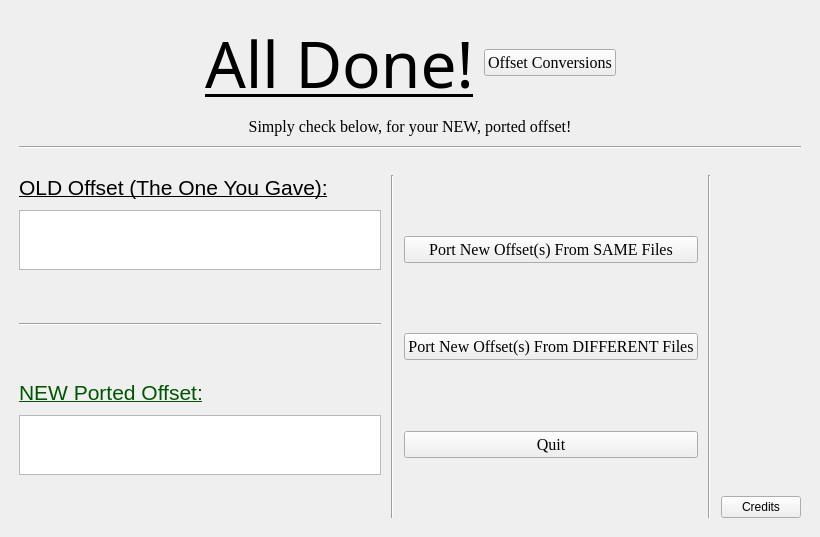
<?xml version="1.0" encoding="UTF-8"?>
<ui version="4.0">
 <class>MainWindow</class>
 <widget class="QMainWindow" name="MainWindow">
  <property name="geometry">
   <rect>
    <x>0</x>
    <y>0</y>
    <width>820</width>
    <height>537</height>
   </rect>
  </property>
  <property name="windowTitle">
   <string>findBytes GUI</string>
  </property>
  <widget class="QWidget" name="centralwidget">
   <layout class="QVBoxLayout" name="verticalLayout_5">
    <item>
     <layout class="QVBoxLayout" name="verticalLayout_4">
      <property name="spacing">
       <number>10</number>
      </property>
      <property name="leftMargin">
       <number>10</number>
      </property>
      <property name="topMargin">
       <number>10</number>
      </property>
      <property name="rightMargin">
       <number>10</number>
      </property>
      <property name="bottomMargin">
       <number>10</number>
      </property>
      <item>
       <layout class="QHBoxLayout" name="horizontalLayout">
        <item>
         <spacer name="horizontalSpacer_2">
          <property name="orientation">
           <enum>Qt::Horizontal</enum>
          </property>
          <property name="sizeHint" stdset="0">
           <size>
            <width>40</width>
            <height>20</height>
           </size>
          </property>
         </spacer>
        </item>
        <item>
         <widget class="QLabel" name="title">
          <property name="font">
           <font>
            <family>Ink Free</family>
            <pointsize>48</pointsize>
            <underline>true</underline>
           </font>
          </property>
          <property name="text">
           <string>All Done!</string>
          </property>
          <property name="alignment">
           <set>Qt::AlignLeading|Qt::AlignLeft|Qt::AlignVCenter</set>
          </property>
         </widget>
        </item>
        <item>
         <widget class="QPushButton" name="convertOffset">
          <property name="font">
           <font>
            <family>Times New Roman</family>
            <pointsize>12</pointsize>
           </font>
          </property>
          <property name="text">
           <string>Offset Conversions</string>
          </property>
         </widget>
        </item>
        <item>
         <spacer name="horizontalSpacer">
          <property name="orientation">
           <enum>Qt::Horizontal</enum>
          </property>
          <property name="sizeHint" stdset="0">
           <size>
            <width>40</width>
            <height>20</height>
           </size>
          </property>
         </spacer>
        </item>
       </layout>
      </item>
      <item>
       <widget class="QLabel" name="subTitle">
        <property name="font">
         <font>
          <family>Times New Roman</family>
          <pointsize>12</pointsize>
         </font>
        </property>
        <property name="text">
         <string>Simply check below, for your NEW, ported offset!</string>
        </property>
        <property name="alignment">
         <set>Qt::AlignCenter</set>
        </property>
        <property name="wordWrap">
         <bool>false</bool>
        </property>
       </widget>
      </item>
      <item>
       <widget class="Line" name="line">
        <property name="orientation">
         <enum>Qt::Horizontal</enum>
        </property>
       </widget>
      </item>
     </layout>
    </item>
    <item>
     <layout class="QGridLayout" name="gridLayout">
      <property name="leftMargin">
       <number>10</number>
      </property>
      <property name="topMargin">
       <number>10</number>
      </property>
      <property name="rightMargin">
       <number>10</number>
      </property>
      <property name="bottomMargin">
       <number>10</number>
      </property>
      <property name="spacing">
       <number>10</number>
      </property>
      <item row="0" column="1">
       <widget class="Line" name="line_2">
        <property name="orientation">
         <enum>Qt::Vertical</enum>
        </property>
       </widget>
      </item>
      <item row="0" column="0">
       <layout class="QVBoxLayout" name="verticalLayout_3">
        <item>
         <widget class="QLabel" name="label">
          <property name="font">
           <font>
            <pointsize>16</pointsize>
            <underline>true</underline>
           </font>
          </property>
          <property name="styleSheet">
           <string notr="true">color: rgb(0, 0, 0)</string>
          </property>
          <property name="text">
           <string>OLD Offset (The One You Gave):</string>
          </property>
         </widget>
        </item>
        <item>
         <widget class="QPlainTextEdit" name="oldOffset">
          <property name="sizePolicy">
           <sizepolicy hsizetype="Expanding" vsizetype="Preferred">
            <horstretch>0</horstretch>
            <verstretch>0</verstretch>
           </sizepolicy>
          </property>
          <property name="maximumSize">
           <size>
            <width>16777215</width>
            <height>60</height>
           </size>
          </property>
          <property name="font">
           <font>
            <family>Times New Roman</family>
            <pointsize>12</pointsize>
           </font>
          </property>
          <property name="readOnly">
           <bool>true</bool>
          </property>
          <property name="plainText">
           <string/>
          </property>
         </widget>
        </item>
        <item>
         <spacer name="verticalSpacer_3">
          <property name="orientation">
           <enum>Qt::Vertical</enum>
          </property>
          <property name="sizeHint" stdset="0">
           <size>
            <width>20</width>
            <height>40</height>
           </size>
          </property>
         </spacer>
        </item>
        <item>
         <widget class="Line" name="line_4">
          <property name="orientation">
           <enum>Qt::Horizontal</enum>
          </property>
         </widget>
        </item>
        <item>
         <spacer name="verticalSpacer_2">
          <property name="orientation">
           <enum>Qt::Vertical</enum>
          </property>
          <property name="sizeHint" stdset="0">
           <size>
            <width>20</width>
            <height>40</height>
           </size>
          </property>
         </spacer>
        </item>
        <item>
         <widget class="QLabel" name="label_2">
          <property name="font">
           <font>
            <pointsize>16</pointsize>
            <underline>true</underline>
           </font>
          </property>
          <property name="styleSheet">
           <string notr="true">color: rgb(0, 85, 0);</string>
          </property>
          <property name="text">
           <string>NEW Ported Offset:</string>
          </property>
         </widget>
        </item>
        <item>
         <widget class="QPlainTextEdit" name="newOffset">
          <property name="sizePolicy">
           <sizepolicy hsizetype="Expanding" vsizetype="Preferred">
            <horstretch>0</horstretch>
            <verstretch>0</verstretch>
           </sizepolicy>
          </property>
          <property name="minimumSize">
           <size>
            <width>0</width>
            <height>0</height>
           </size>
          </property>
          <property name="maximumSize">
           <size>
            <width>16777215</width>
            <height>60</height>
           </size>
          </property>
          <property name="font">
           <font>
            <family>Times New Roman</family>
            <pointsize>12</pointsize>
           </font>
          </property>
          <property name="styleSheet">
           <string notr="true"/>
          </property>
          <property name="readOnly">
           <bool>true</bool>
          </property>
          <property name="plainText">
           <string/>
          </property>
         </widget>
        </item>
        <item>
         <spacer name="verticalSpacer">
          <property name="orientation">
           <enum>Qt::Vertical</enum>
          </property>
          <property name="sizeHint" stdset="0">
           <size>
            <width>20</width>
            <height>40</height>
           </size>
          </property>
         </spacer>
        </item>
       </layout>
      </item>
      <item row="0" column="2">
       <layout class="QVBoxLayout" name="verticalLayout">
        <item>
         <spacer name="verticalSpacer_7">
          <property name="orientation">
           <enum>Qt::Vertical</enum>
          </property>
          <property name="sizeHint" stdset="0">
           <size>
            <width>20</width>
            <height>40</height>
           </size>
          </property>
         </spacer>
        </item>
        <item>
         <widget class="QPushButton" name="sameFiles">
          <property name="sizePolicy">
           <sizepolicy hsizetype="Preferred" vsizetype="Preferred">
            <horstretch>0</horstretch>
            <verstretch>0</verstretch>
           </sizepolicy>
          </property>
          <property name="minimumSize">
           <size>
            <width>200</width>
            <height>20</height>
           </size>
          </property>
          <property name="maximumSize">
           <size>
            <width>16777215</width>
            <height>60</height>
           </size>
          </property>
          <property name="font">
           <font>
            <family>Times New Roman</family>
            <pointsize>12</pointsize>
           </font>
          </property>
          <property name="text">
           <string>Port New Offset(s) From SAME Files</string>
          </property>
         </widget>
        </item>
        <item>
         <spacer name="verticalSpacer_6">
          <property name="orientation">
           <enum>Qt::Vertical</enum>
          </property>
          <property name="sizeHint" stdset="0">
           <size>
            <width>20</width>
            <height>40</height>
           </size>
          </property>
         </spacer>
        </item>
        <item>
         <widget class="QPushButton" name="differentFiles">
          <property name="sizePolicy">
           <sizepolicy hsizetype="Preferred" vsizetype="Preferred">
            <horstretch>0</horstretch>
            <verstretch>0</verstretch>
           </sizepolicy>
          </property>
          <property name="minimumSize">
           <size>
            <width>200</width>
            <height>20</height>
           </size>
          </property>
          <property name="maximumSize">
           <size>
            <width>16777215</width>
            <height>60</height>
           </size>
          </property>
          <property name="font">
           <font>
            <family>Times New Roman</family>
            <pointsize>12</pointsize>
           </font>
          </property>
          <property name="text">
           <string>Port New Offset(s) From DIFFERENT Files</string>
          </property>
         </widget>
        </item>
        <item>
         <spacer name="verticalSpacer_4">
          <property name="orientation">
           <enum>Qt::Vertical</enum>
          </property>
          <property name="sizeHint" stdset="0">
           <size>
            <width>20</width>
            <height>40</height>
           </size>
          </property>
         </spacer>
        </item>
        <item>
         <widget class="QPushButton" name="quit">
          <property name="sizePolicy">
           <sizepolicy hsizetype="Preferred" vsizetype="Preferred">
            <horstretch>0</horstretch>
            <verstretch>0</verstretch>
           </sizepolicy>
          </property>
          <property name="minimumSize">
           <size>
            <width>200</width>
            <height>20</height>
           </size>
          </property>
          <property name="maximumSize">
           <size>
            <width>16777215</width>
            <height>60</height>
           </size>
          </property>
          <property name="font">
           <font>
            <family>Times New Roman</family>
            <pointsize>12</pointsize>
           </font>
          </property>
          <property name="text">
           <string>Quit</string>
          </property>
         </widget>
        </item>
        <item>
         <spacer name="verticalSpacer_8">
          <property name="orientation">
           <enum>Qt::Vertical</enum>
          </property>
          <property name="sizeHint" stdset="0">
           <size>
            <width>20</width>
            <height>40</height>
           </size>
          </property>
         </spacer>
        </item>
       </layout>
      </item>
      <item row="0" column="4">
       <layout class="QVBoxLayout" name="verticalLayout_2">
        <item>
         <spacer name="verticalSpacer_5">
          <property name="orientation">
           <enum>Qt::Vertical</enum>
          </property>
          <property name="sizeHint" stdset="0">
           <size>
            <width>20</width>
            <height>40</height>
           </size>
          </property>
         </spacer>
        </item>
        <item>
         <widget class="QPushButton" name="credits">
          <property name="sizePolicy">
           <sizepolicy hsizetype="Preferred" vsizetype="Preferred">
            <horstretch>0</horstretch>
            <verstretch>0</verstretch>
           </sizepolicy>
          </property>
          <property name="minimumSize">
           <size>
            <width>40</width>
            <height>20</height>
           </size>
          </property>
          <property name="maximumSize">
           <size>
            <width>16777215</width>
            <height>60</height>
           </size>
          </property>
          <property name="text">
           <string>Credits</string>
          </property>
         </widget>
        </item>
       </layout>
      </item>
      <item row="0" column="3">
       <widget class="Line" name="line_3">
        <property name="orientation">
         <enum>Qt::Vertical</enum>
        </property>
       </widget>
      </item>
     </layout>
    </item>
   </layout>
  </widget>
 </widget>
 <resources/>
 <connections/>
</ui>
